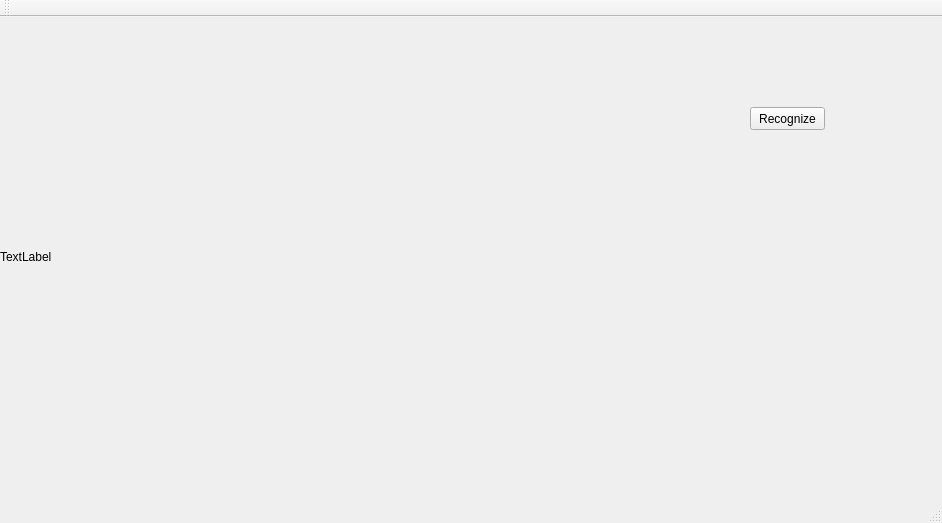
<?xml version="1.0" encoding="UTF-8"?>
<ui version="4.0">
 <class>MainWindow</class>
 <widget class="QMainWindow" name="MainWindow">
  <property name="geometry">
   <rect>
    <x>0</x>
    <y>0</y>
    <width>942</width>
    <height>523</height>
   </rect>
  </property>
  <property name="windowTitle">
   <string>MainWindow</string>
  </property>
  <widget class="QWidget" name="centralWidget">
   <widget class="QLabel" name="label">
    <property name="geometry">
     <rect>
      <x>0</x>
      <y>0</y>
      <width>640</width>
      <height>480</height>
     </rect>
    </property>
    <property name="text">
     <string>TextLabel</string>
    </property>
   </widget>
   <widget class="QPushButton" name="pushButton">
    <property name="geometry">
     <rect>
      <x>750</x>
      <y>90</y>
      <width>75</width>
      <height>23</height>
     </rect>
    </property>
    <property name="text">
     <string>Recognize</string>
    </property>
   </widget>
  </widget>
  <widget class="QMenuBar" name="menuBar">
   <property name="geometry">
    <rect>
     <x>0</x>
     <y>0</y>
     <width>942</width>
     <height>23</height>
    </rect>
   </property>
  </widget>
  <widget class="QToolBar" name="mainToolBar">
   <attribute name="toolBarArea">
    <enum>TopToolBarArea</enum>
   </attribute>
   <attribute name="toolBarBreak">
    <bool>false</bool>
   </attribute>
  </widget>
  <widget class="QStatusBar" name="statusBar"/>
 </widget>
 <layoutdefault spacing="6" margin="11"/>
 <resources/>
 <connections/>
</ui>
